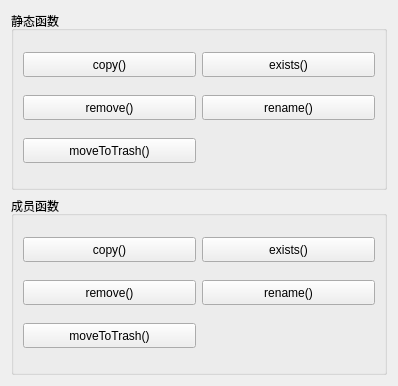
      <widget class="QWidget" name="pageFile">
       <property name="geometry">
        <rect>
         <x>0</x>
         <y>0</y>
         <width>398</width>
         <height>386</height>
        </rect>
       </property>
       <attribute name="icon">
        <iconset resource="res.qrc">
         <normaloff>:/images/images/804.bmp</normaloff>:/images/images/804.bmp</iconset>
       </attribute>
       <attribute name="label">
        <string>QFile类</string>
       </attribute>
       <layout class="QVBoxLayout" name="verticalLayout_8">
        <item>
         <widget class="QGroupBox" name="groupBox_10">
          <property name="title">
           <string>静态函数</string>
          </property>
          <layout class="QGridLayout" name="gridLayout_7">
           <item row="0" column="0">
            <widget class="QPushButton" name="pushButton_48">
             <property name="minimumSize">
              <size>
               <width>0</width>
               <height>25</height>
              </size>
             </property>
             <property name="toolTip">
              <string>Copies the file fileName to newName.</string>
             </property>
             <property name="text">
              <string>copy()</string>
             </property>
            </widget>
           </item>
           <item row="1" column="0">
            <widget class="QPushButton" name="pushButton_49">
             <property name="minimumSize">
              <size>
               <width>0</width>
               <height>25</height>
              </size>
             </property>
             <property name="toolTip">
              <string>Removes the file specified by the fileName given.</string>
             </property>
             <property name="text">
              <string>remove()</string>
             </property>
            </widget>
           </item>
           <item row="1" column="1">
            <widget class="QPushButton" name="pushButton_50">
             <property name="minimumSize">
              <size>
               <width>0</width>
               <height>25</height>
              </size>
             </property>
             <property name="toolTip">
              <string>Renames the file oldName to newName. </string>
             </property>
             <property name="text">
              <string>rename()</string>
             </property>
            </widget>
           </item>
           <item row="0" column="1">
            <widget class="QPushButton" name="pushButton_51">
             <property name="minimumSize">
              <size>
               <width>0</width>
               <height>25</height>
              </size>
             </property>
             <property name="toolTip">
              <string>Returns true if the file specified by fileName exists; otherwise returns false.</string>
             </property>
             <property name="text">
              <string>exists()</string>
             </property>
            </widget>
           </item>
           <item row="2" column="0">
            <widget class="QPushButton" name="pushButton_63">
             <property name="minimumSize">
              <size>
               <width>0</width>
               <height>25</height>
              </size>
             </property>
             <property name="toolTip">
              <string>Moves a specific file to the trash</string>
             </property>
             <property name="text">
              <string>moveToTrash()</string>
             </property>
            </widget>
           </item>
          </layout>
         </widget>
        </item>
        <item>
         <widget class="QGroupBox" name="groupBox_9">
          <property name="title">
           <string>成员函数</string>
          </property>
          <layout class="QGridLayout" name="gridLayout_5">
           <item row="0" column="0">
            <widget class="QPushButton" name="pushButton_53">
             <property name="minimumSize">
              <size>
               <width>0</width>
               <height>25</height>
              </size>
             </property>
             <property name="toolTip">
              <string>Copies the file currently specified by fileName() to a file called newName</string>
             </property>
             <property name="text">
              <string>copy()</string>
             </property>
            </widget>
           </item>
           <item row="2" column="1">
            <widget class="QPushButton" name="pushButton_56">
             <property name="minimumSize">
              <size>
               <width>0</width>
               <height>25</height>
              </size>
             </property>
             <property name="toolTip">
              <string>Renames the file currently specified by fileName() to newName. Returns true if successful; otherwise returns false.</string>
             </property>
             <property name="text">
              <string>rename()</string>
             </property>
            </widget>
           </item>
           <item row="2" column="0">
            <widget class="QPushButton" name="pushButton_55">
             <property name="minimumSize">
              <size>
               <width>0</width>
               <height>25</height>
              </size>
             </property>
             <property name="toolTip">
              <string>Removes the file specified by fileName(). Returns true if successful; otherwise returns false.</string>
             </property>
             <property name="text">
              <string>remove()</string>
             </property>
            </widget>
           </item>
           <item row="0" column="1">
            <widget class="QPushButton" name="pushButton_54">
             <property name="minimumSize">
              <size>
               <width>0</width>
               <height>25</height>
              </size>
             </property>
             <property name="toolTip">
              <string>Returns true if the file specified by fileName() exists; otherwise returns false.</string>
             </property>
             <property name="text">
              <string>exists()</string>
             </property>
            </widget>
           </item>
           <item row="3" column="0">
            <widget class="QPushButton" name="pushButton_64">
             <property name="minimumSize">
              <size>
               <width>0</width>
               <height>25</height>
              </size>
             </property>
             <property name="toolTip">
              <string>Moves the file specified by fileName() to the trash</string>
             </property>
             <property name="text">
              <string>moveToTrash()</string>
             </property>
            </widget>
           </item>
          </layout>
         </widget>
        </item>
       </layout>
      </widget>
